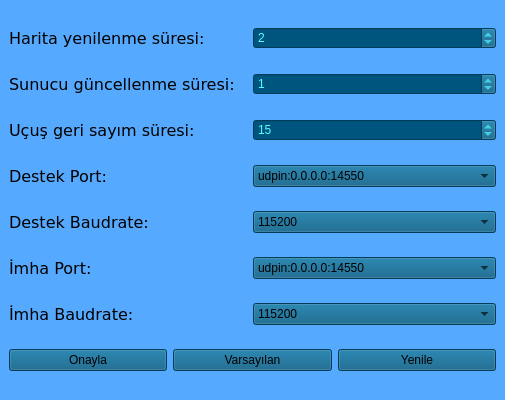
<?xml version="1.0" encoding="UTF-8"?>
<ui version="4.0">
 <class>Settings</class>
 <widget class="QMainWindow" name="Settings">
  <property name="geometry">
   <rect>
    <x>0</x>
    <y>0</y>
    <width>505</width>
    <height>400</height>
   </rect>
  </property>
  <property name="maximumSize">
   <size>
    <width>550</width>
    <height>400</height>
   </size>
  </property>
  <property name="font">
   <font>
    <pointsize>10</pointsize>
    <weight>75</weight>
    <bold>true</bold>
   </font>
  </property>
  <property name="windowTitle">
   <string>Ayarlar</string>
  </property>
  <property name="styleSheet">
   <string notr="true">background-color: rgb(85, 170, 255);
</string>
  </property>
  <widget class="QWidget" name="centralwidget">
   <layout class="QGridLayout" name="gridLayout_2">
    <item row="9" column="0" colspan="2">
     <layout class="QGridLayout" name="gridLayout_11">
      <item row="0" column="0">
       <widget class="QPushButton" name="onaylaBtn">
        <property name="styleSheet">
         <string notr="true">background-color: rgb(0, 85, 127);</string>
        </property>
        <property name="text">
         <string>Onayla</string>
        </property>
       </widget>
      </item>
      <item row="0" column="1">
       <widget class="QPushButton" name="varsayilanBtn">
        <property name="styleSheet">
         <string notr="true">background-color: rgb(0, 85, 127);</string>
        </property>
        <property name="text">
         <string>Varsayılan</string>
        </property>
       </widget>
      </item>
      <item row="0" column="2">
       <widget class="QPushButton" name="yenileBtn">
        <property name="styleSheet">
         <string notr="true">background-color: rgb(0, 85, 127);</string>
        </property>
        <property name="text">
         <string>Yenile</string>
        </property>
       </widget>
      </item>
     </layout>
    </item>
    <item row="3" column="1">
     <layout class="QGridLayout" name="gridLayout_10">
      <item row="0" column="0">
       <widget class="QComboBox" name="destekPort">
        <property name="styleSheet">
         <string notr="true">background-color: rgb(0, 85, 127);
</string>
        </property>
        <item>
         <property name="text">
          <string>udpin:0.0.0.0:14550</string>
         </property>
        </item>
       </widget>
      </item>
     </layout>
    </item>
    <item row="7" column="1">
     <layout class="QGridLayout" name="gridLayout_14">
      <item row="0" column="0">
       <widget class="QComboBox" name="imhaPort">
        <property name="styleSheet">
         <string notr="true">background-color: rgb(0, 85, 127);</string>
        </property>
        <item>
         <property name="text">
          <string>udpin:0.0.0.0:14550</string>
         </property>
        </item>
       </widget>
      </item>
     </layout>
    </item>
    <item row="0" column="1">
     <layout class="QGridLayout" name="gridLayout_4">
      <item row="0" column="0">
       <widget class="QSpinBox" name="haritaYenilenmeSuresi">
        <property name="styleSheet">
         <string notr="true">background-color: rgb(0, 85, 127);
color: rgb(85, 255, 255);</string>
        </property>
        <property name="wrapping">
         <bool>false</bool>
        </property>
        <property name="specialValueText">
         <string/>
        </property>
        <property name="correctionMode">
         <enum>QAbstractSpinBox::CorrectToPreviousValue</enum>
        </property>
        <property name="stepType">
         <enum>QAbstractSpinBox::DefaultStepType</enum>
        </property>
        <property name="value">
         <number>2</number>
        </property>
       </widget>
      </item>
     </layout>
    </item>
    <item row="4" column="0">
     <layout class="QGridLayout" name="gridLayout_3">
      <item row="0" column="0">
       <widget class="QLabel" name="label_4">
        <property name="font">
         <font>
          <family>DejaVu Sans</family>
          <pointsize>12</pointsize>
          <weight>50</weight>
          <bold>false</bold>
         </font>
        </property>
        <property name="styleSheet">
         <string notr="true"/>
        </property>
        <property name="text">
         <string>Destek Baudrate:</string>
        </property>
       </widget>
      </item>
     </layout>
    </item>
    <item row="7" column="0">
     <layout class="QGridLayout" name="gridLayout_13">
      <item row="0" column="0">
       <widget class="QLabel" name="label_5">
        <property name="font">
         <font>
          <family>DejaVu Sans</family>
          <pointsize>12</pointsize>
          <weight>50</weight>
          <bold>false</bold>
         </font>
        </property>
        <property name="styleSheet">
         <string notr="true"/>
        </property>
        <property name="text">
         <string>İmha Port:</string>
        </property>
       </widget>
      </item>
     </layout>
    </item>
    <item row="3" column="0">
     <layout class="QGridLayout" name="gridLayout_9">
      <item row="0" column="0">
       <widget class="QLabel" name="label_3">
        <property name="font">
         <font>
          <family>DejaVu Sans</family>
          <pointsize>12</pointsize>
          <weight>50</weight>
          <bold>false</bold>
         </font>
        </property>
        <property name="styleSheet">
         <string notr="true"/>
        </property>
        <property name="text">
         <string>Destek Port:</string>
        </property>
       </widget>
      </item>
     </layout>
    </item>
    <item row="1" column="0">
     <layout class="QGridLayout" name="gridLayout_5">
      <item row="0" column="0">
       <widget class="QLabel" name="label_27">
        <property name="maximumSize">
         <size>
          <width>238</width>
          <height>16777215</height>
         </size>
        </property>
        <property name="font">
         <font>
          <family>DejaVu Sans</family>
          <pointsize>12</pointsize>
         </font>
        </property>
        <property name="text">
         <string>Sunucu güncellenme süresi:</string>
        </property>
       </widget>
      </item>
     </layout>
    </item>
    <item row="2" column="0">
     <layout class="QGridLayout" name="gridLayout_7">
      <item row="0" column="0">
       <widget class="QLabel" name="label_28">
        <property name="font">
         <font>
          <family>DejaVu Sans</family>
          <pointsize>12</pointsize>
         </font>
        </property>
        <property name="text">
         <string>Uçuş geri sayım süresi:</string>
        </property>
       </widget>
      </item>
     </layout>
    </item>
    <item row="0" column="0">
     <layout class="QGridLayout" name="gridLayout">
      <item row="0" column="0">
       <widget class="QLabel" name="label_2">
        <property name="font">
         <font>
          <family>DejaVu Sans</family>
          <pointsize>12</pointsize>
         </font>
        </property>
        <property name="text">
         <string>Harita yenilenme süresi:</string>
        </property>
       </widget>
      </item>
     </layout>
    </item>
    <item row="1" column="1">
     <layout class="QGridLayout" name="gridLayout_6">
      <item row="0" column="0">
       <widget class="QSpinBox" name="sunucuGuncellemeSuresi">
        <property name="styleSheet">
         <string notr="true">background-color: rgb(0, 85, 127);
color: rgb(85, 255, 255);</string>
        </property>
        <property name="value">
         <number>1</number>
        </property>
       </widget>
      </item>
     </layout>
    </item>
    <item row="2" column="1">
     <layout class="QGridLayout" name="gridLayout_8">
      <item row="0" column="0">
       <widget class="QSpinBox" name="ucusGeriSayimSuresi">
        <property name="styleSheet">
         <string notr="true">background-color: rgb(0, 85, 127);
color: rgb(85, 255, 255);</string>
        </property>
        <property name="value">
         <number>15</number>
        </property>
       </widget>
      </item>
     </layout>
    </item>
    <item row="4" column="1">
     <layout class="QGridLayout" name="gridLayout_12">
      <item row="0" column="0">
       <widget class="QComboBox" name="destekBaud">
        <property name="styleSheet">
         <string notr="true">background-color: rgb(0, 85, 127);

</string>
        </property>
        <item>
         <property name="text">
          <string>115200</string>
         </property>
        </item>
        <item>
         <property name="text">
          <string>57600</string>
         </property>
        </item>
       </widget>
      </item>
     </layout>
    </item>
    <item row="8" column="0">
     <layout class="QGridLayout" name="gridLayout_15">
      <item row="0" column="0">
       <widget class="QLabel" name="label_6">
        <property name="font">
         <font>
          <family>DejaVu Sans</family>
          <pointsize>12</pointsize>
          <weight>50</weight>
          <bold>false</bold>
         </font>
        </property>
        <property name="styleSheet">
         <string notr="true"/>
        </property>
        <property name="text">
         <string>İmha Baudrate:</string>
        </property>
       </widget>
      </item>
     </layout>
    </item>
    <item row="8" column="1">
     <layout class="QGridLayout" name="gridLayout_16">
      <item row="0" column="0">
       <widget class="QComboBox" name="imhaBaud">
        <property name="styleSheet">
         <string notr="true">background-color: rgb(0, 85, 127);</string>
        </property>
        <item>
         <property name="text">
          <string>115200</string>
         </property>
        </item>
        <item>
         <property name="text">
          <string>57600</string>
         </property>
        </item>
       </widget>
      </item>
     </layout>
    </item>
   </layout>
  </widget>
 </widget>
 <resources/>
 <connections/>
</ui>
